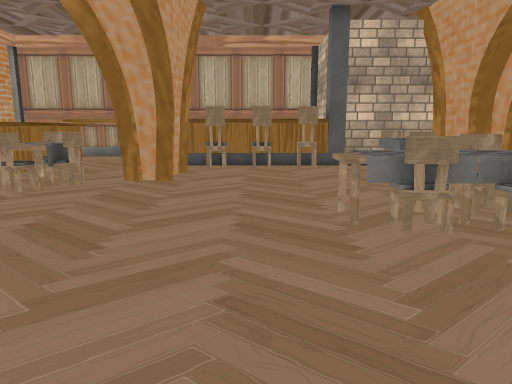
[1] (above)

21 first-person views from a walk through a 3-D level made in the Unity game engine. The camera is 1.3 m above the floor, tilts 10° down and sees 70° across. The floor is counted in squares, 1 m on a side. Each view is taken from the middle of a square. On the plan, view 1 faces up. The plan holds only what a view shows up to about 15 squares ahead; the rest is blank. Some surface patterns are stand-ins.

[2]
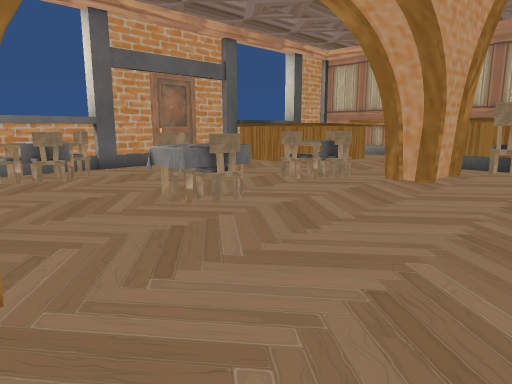

[3]
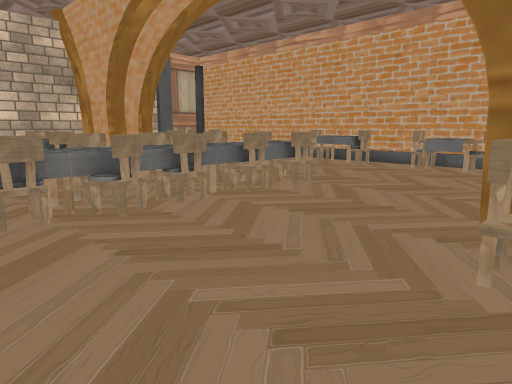

[4]
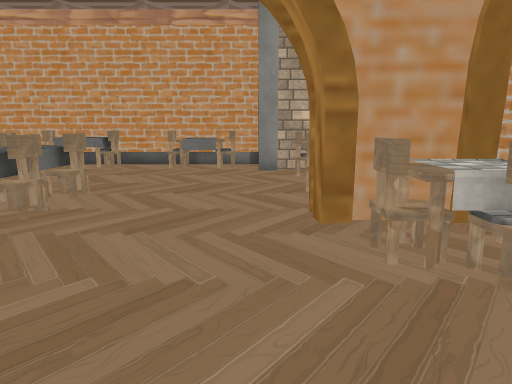

[5]
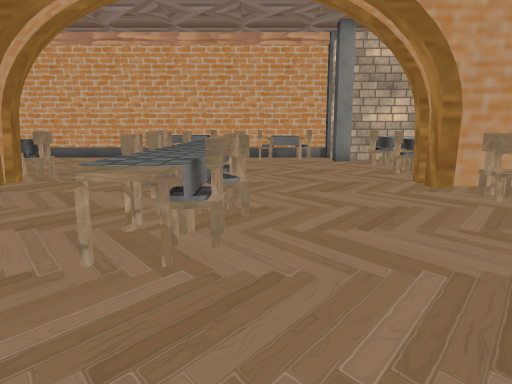

[6]
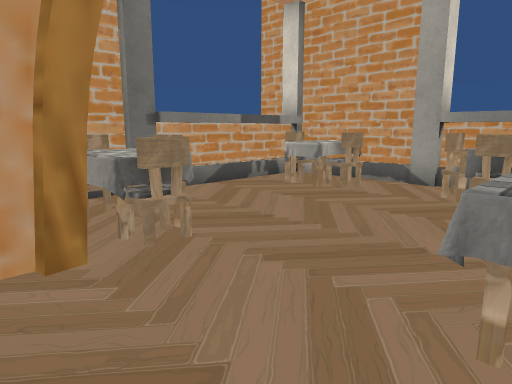

[7]
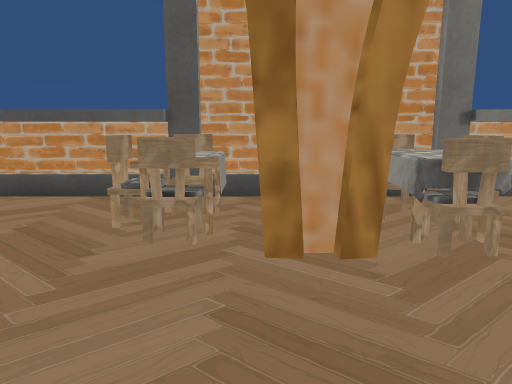

[8]
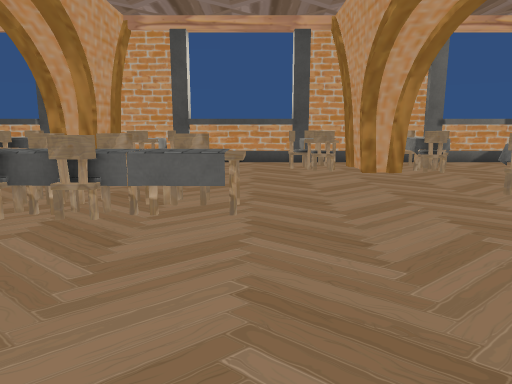

[9]
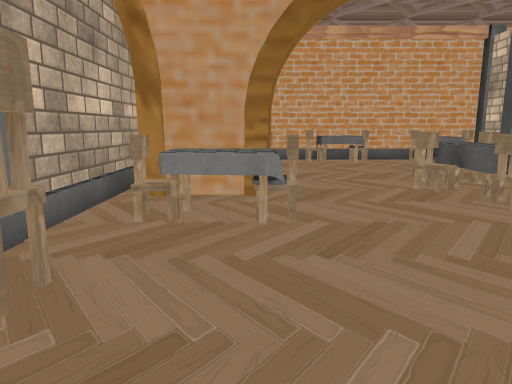

[10]
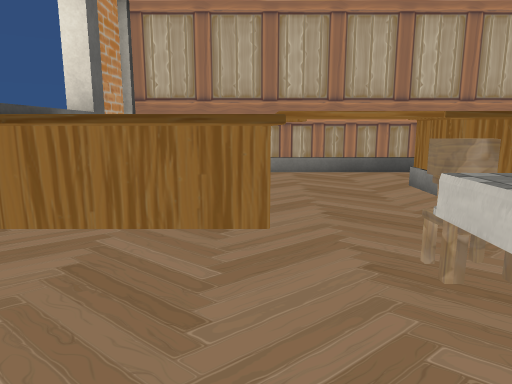

[11]
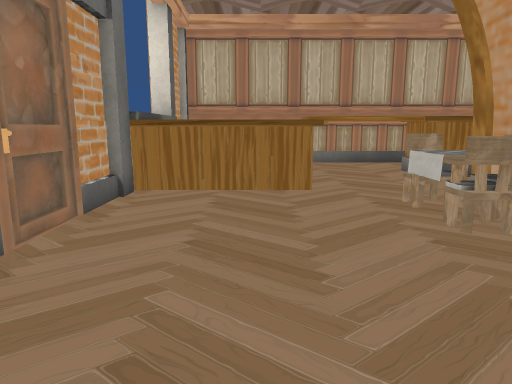

[12]
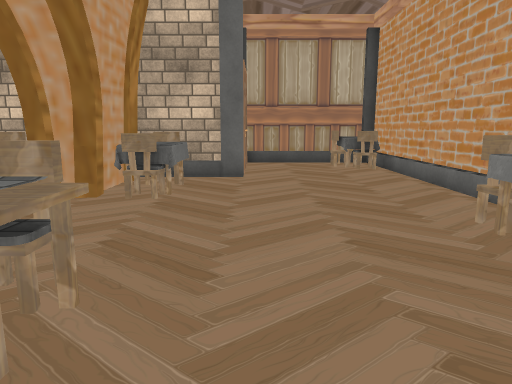

[13]
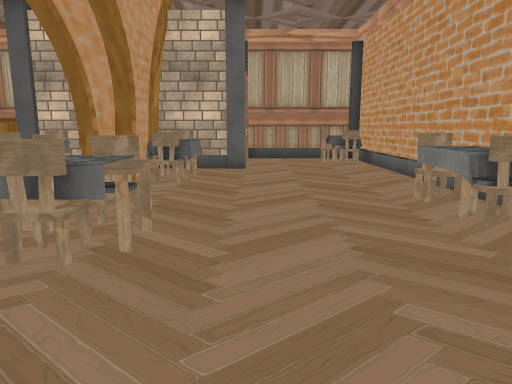

[14]
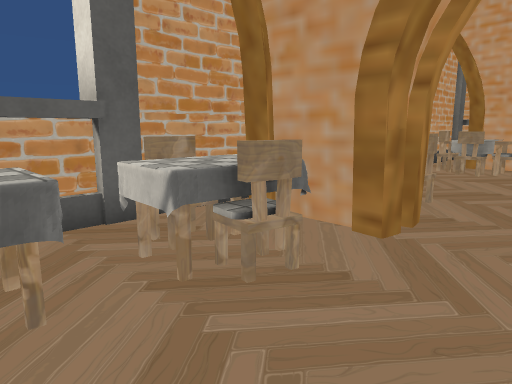

[15]
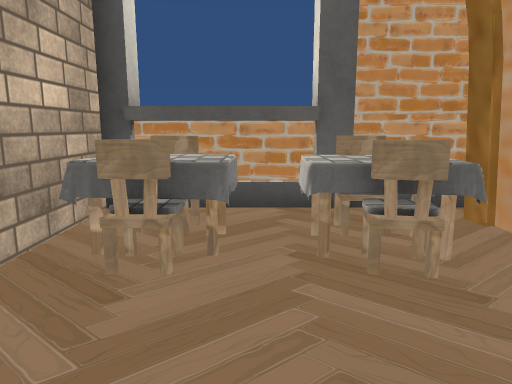

[16]
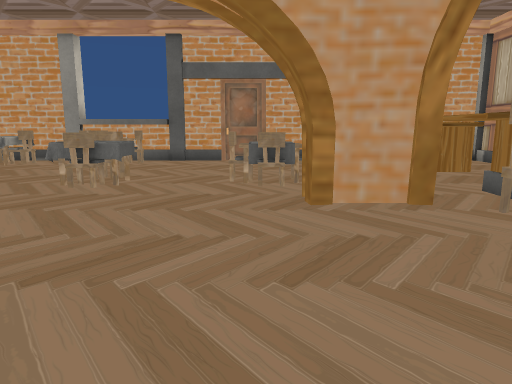

[17]
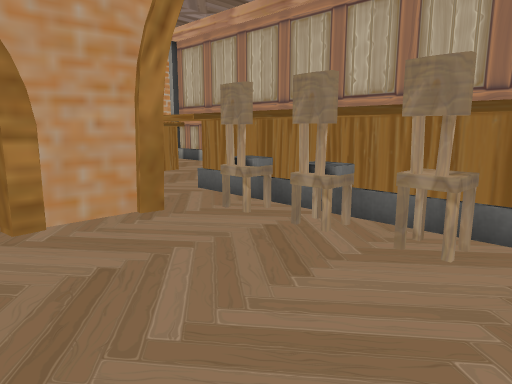

[18]
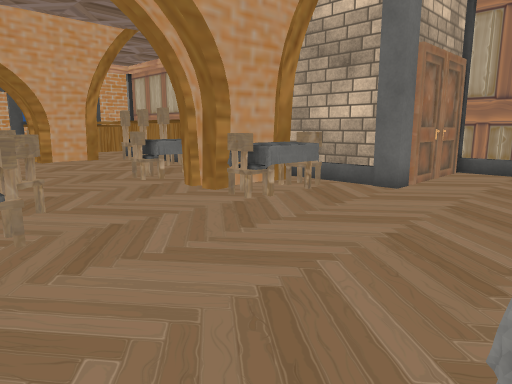

[19]
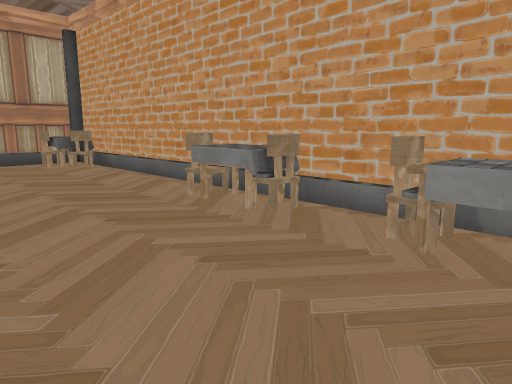

[20]
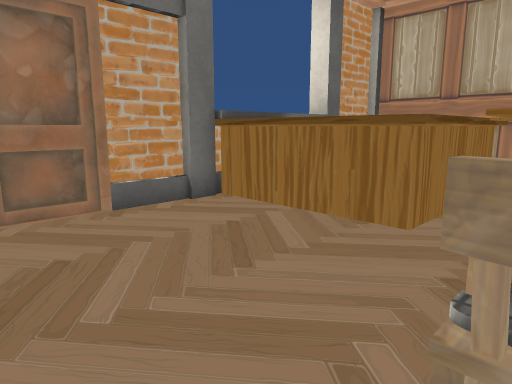

[21]
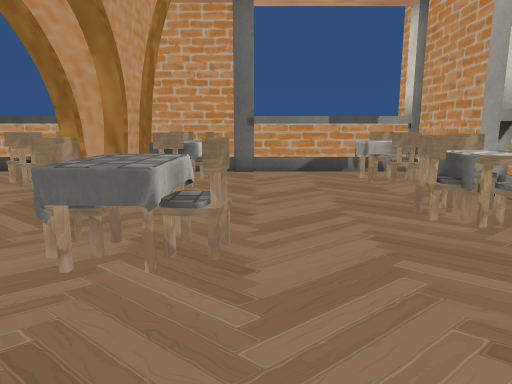

### Floor plan
Key: @ floor where view 1 was taken; # wall or solid block; . floor; / step, stairs or slope; = window, fence, low wall or low ledge; ^ raised ledge; C chair; T table; O other object.
Columns run from 11 left of view 1 to 15 right of it. Each row starts with its distance up from view 1.
 17 ##########          ######
 16 # .......           #...CT
 15 #  ......           #...CT
 14 ##  ^#  #           #..../#
 13  #  ^################..../#
 12  ^  ^.....CO.C.C=##C...../#
 11 #^^^^...##OC...TT##T...../#
 10 #.......##.....TT##T...../#
  9 #.....T.##.............../#
  8 #.....TT................C/#
  7 #.......................TT
  6 #............T.TT.CT....TT
  5 #.....TT....TTTTTTTTT.....#
  4 #.O...TT.......O.C.C....T.#
  3 #TT.....................TT
  2 #TT.....................TT
  1 #......................###
  0 #.O...TT##T@....C##.T.T##
 -1 ^TT...TT##TT...TT##TTTTT#
 -2 ^TT....C..C....TT##OO#T##
 -3 ################^^^^####

Positions as (right, up) in squares from view 1, and headings:
1: (0, 0), facing up
2: (1, 0), facing up-left
3: (1, -1), facing up-right
4: (1, 1), facing right
5: (-2, 4), facing right
6: (-2, 4), facing down-left
7: (-2, 4), facing down
8: (1, 11), facing down
9: (-1, 10), facing right
10: (-7, 6), facing up
11: (-8, 3), facing up
12: (10, 3), facing up
13: (10, 1), facing up
14: (11, 2), facing down-left
15: (10, 3), facing down
16: (4, 8), facing left
17: (3, 8), facing up-left
18: (13, 5), facing up-left
19: (9, 2), facing up-right
20: (-5, 6), facing up-left
21: (-6, 8), facing down
